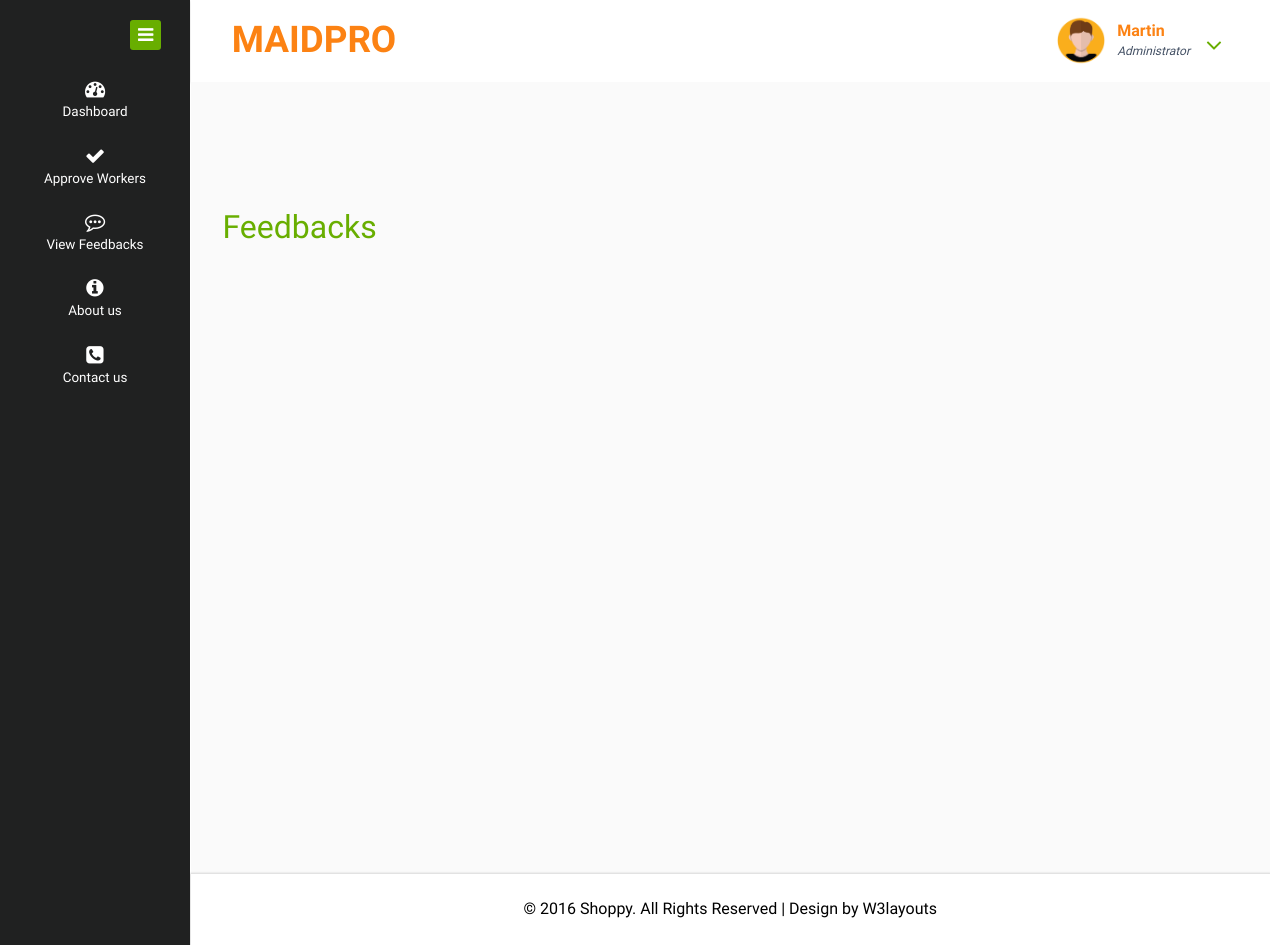
/admin/viewfeedback.php, run on an earlier commit of the app's database.
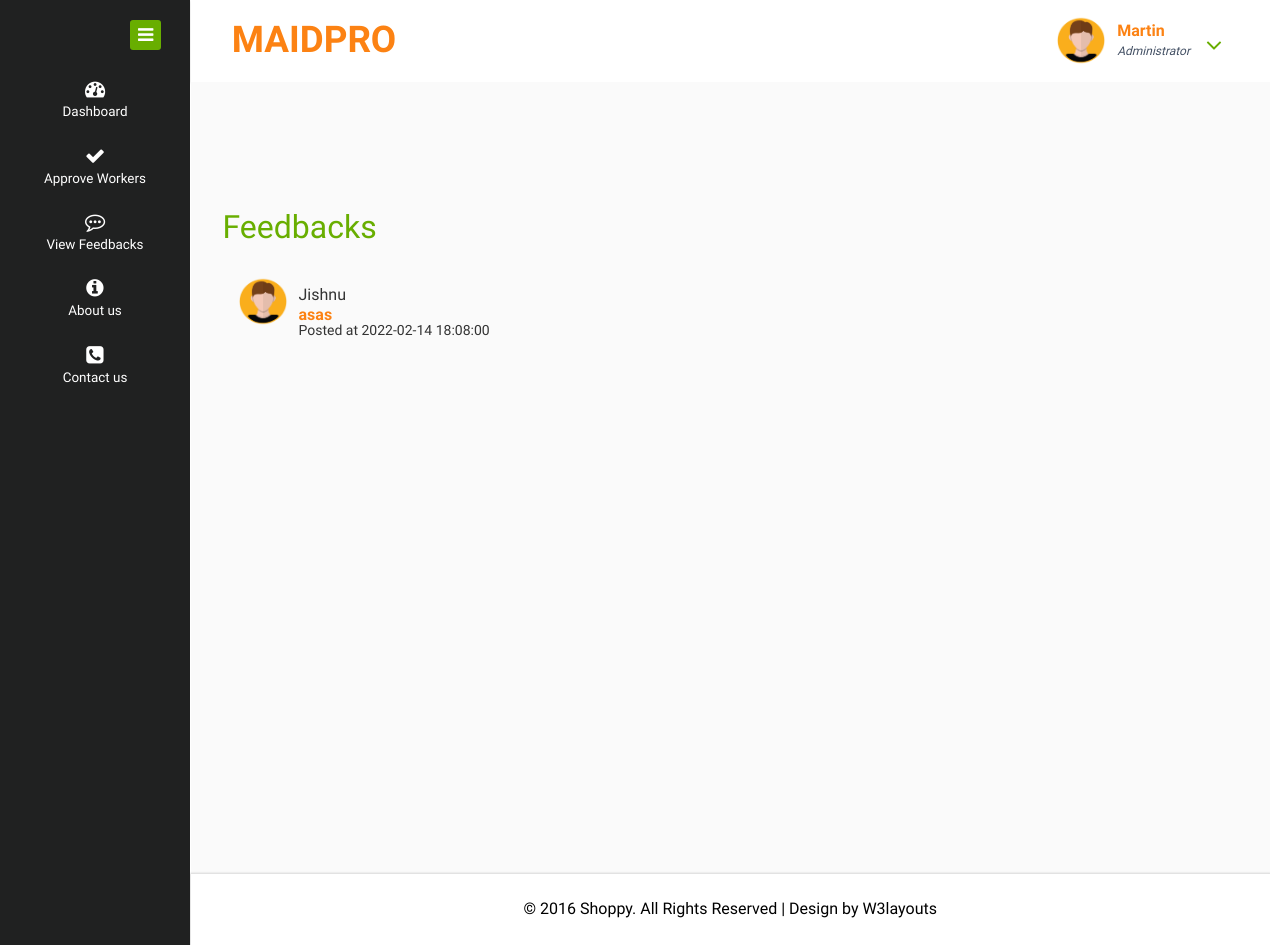
And on a later commit of the database.
### tables this page shows
CREATE TABLE `feedbacks` (
  `feedback_id` int(11) NOT NULL,
  `email` varchar(35) NOT NULL,
  `feedback` varchar(90) NOT NULL,
  `feedbacktime` timestamp NOT NULL DEFAULT current_timestamp()
);

CREATE TABLE `registration` (
  `user_id` int(11) NOT NULL,
  `email` varchar(50) NOT NULL,
  `name` varchar(30) NOT NULL,
  `phone` bigint(11) NOT NULL,
  `profile_pic` varchar(50) NOT NULL DEFAULT 'images/profile_pic.png',
  `house` varchar(30) NOT NULL,
  `place` varchar(30) NOT NULL,
  `district` varchar(30) NOT NULL,
  `state` varchar(30) NOT NULL,
  `pincode` int(10) NOT NULL,
  `gender` varchar(20) NOT NULL,
  `date_of_birth` varchar(20) NOT NULL
);

### admin/viewfeedback.php (the view)
<?php
	include("header.php");
?>
<div class="inner-block">
    <div class="blank">
    	<h2>Feedbacks</h2>
      <?php
      include("dbconn.php");
$sql3="select * from feedbacks";
$res=mysqli_query($conn,$sql3);
if(mysqli_num_rows($res)>0){
    while($r3=mysqli_fetch_assoc($res)){
        $userid=$r3['email'];
        $sql4="select * from registration where email='$userid'";
        $r4=mysqli_fetch_assoc(mysqli_query($conn,$sql4));
?>
<div class="col-md-6">
   <div class="profile_img">
                                    <span class="prfil-img"><img style="width:30%,vertical-align: middle;
  width: 50px;
  height: 50px;
  border-radius: 50%;" src="../users/<?php echo $r4['profile_pic']?>" alt=""> </span>
                                    <div class="user-name">
                                        <?php echo $r4['name'] ?>
    <p><?php echo $r3['feedback']?></p>
    <h5>Posted at <?php echo $r3['feedbacktime']?></h5>
</div>
   </div>
</div>
<div class="clearfix"></div>
<?php
    }
}
?>
    </div>
</div>
<?php
	include("footer.php");
?>

### admin/header.php (shortened to what this page needs)
<!DOCTYPE HTML>
<html>
<head>
<link href="css/bootstrap.css" rel="stylesheet" type="text/css" media="all">
<link href="css/style.css" rel="stylesheet" type="text/css" media="all"/>
<link href="css/font-awesome.css" rel="stylesheet">
<link rel="stylesheet" type="text/css" href="https://cdn.datatables.net/1.11.3/css/jquery.dataTables.css">
</head>
<body>
<div class="page-container">
   <div class="left-content">
	   <div class="mother-grid-inner">
				<div class="header-main">
					<div class="header-left">
							<div class="logo-name">
									 <a href="index.php"> <h1>MAIDPRO</h1>
								  </a>
							</div>
							<div class="clearfix"> </div>
						 </div>
						 <div class="header-right">
							<div class="profile_details">
								<ul>
									<li class="dropdown profile_details_drop">
										<a href="#" class="dropdown-toggle" data-toggle="dropdown" aria-expanded="false">
											<div class="profile_img">
												<span class="prfil-img"><img style="width:30%,vertical-align: middle;width: 50px;height: 50px;border-radius: 50%;" src="images/profile_pic.png" alt=""> </span>
												<div class="user-name">
													<p>Martin</p>
													<span>Administrator</span>
												</div>
												<i class="fa fa-angle-down lnr"></i>
												<div class="clearfix"></div>
											</div>
										</a>
									</li>
								</ul>
							</div>
							<div class="clearfix"> </div>
						</div>
				     <div class="clearfix"> </div>
				</div>

### admin/footer.php (shortened to what this page needs)
<div class="copyrights">
	 <p>© 2016 Shoppy. All Rights Reserved | Design by  <a href="http://w3layouts.com/" target="_blank">W3layouts</a> </p>
</div>
</div>
</div>
<?php
include("menu.php");
?>
</div>
</body>
</html>

### admin/menu.php (shortened to what this page needs)
  <div class="sidebar-menu">
  	<div class="logo"> <a href="#" class="sidebar-icon"> <span class="fa fa-bars"></span> </a>  </div>
    <div class="menu">
      <ul id="menu" >
        <li id="menu-home" ><a href="index.php"><i class="fa fa-tachometer"></i><span>Dashboard</span></a></li>
        <li id="menu-home" ><a href="viewworkers.php"><i class="fa fa-check"></i><span>Approve Workers</span></a></li>
          <li id="menu-home" ><a href="viewfeedback.php"><i class="fa fa-commenting-o"></i><span>View Feedbacks</span></a></li>
           <li id="menu-home" ><a href="about.php"><i class="fa fa-info-circle" aria-hidden="true"></i><span>About us</span></a></li>
          <li id="menu-home" ><a href="contact.php"><i class="fa fa-phone-square" aria-hidden="true"></i><span>Contact us</span></a></li>
      </ul>
    </div>
</div>

What changed in the data, as far as the page shows it:
added feedbacks: registration.profile_pic (picture), registration.name "Jishnu", feedback "asas", feedbacktime "2022-02-14 18:08:00"
